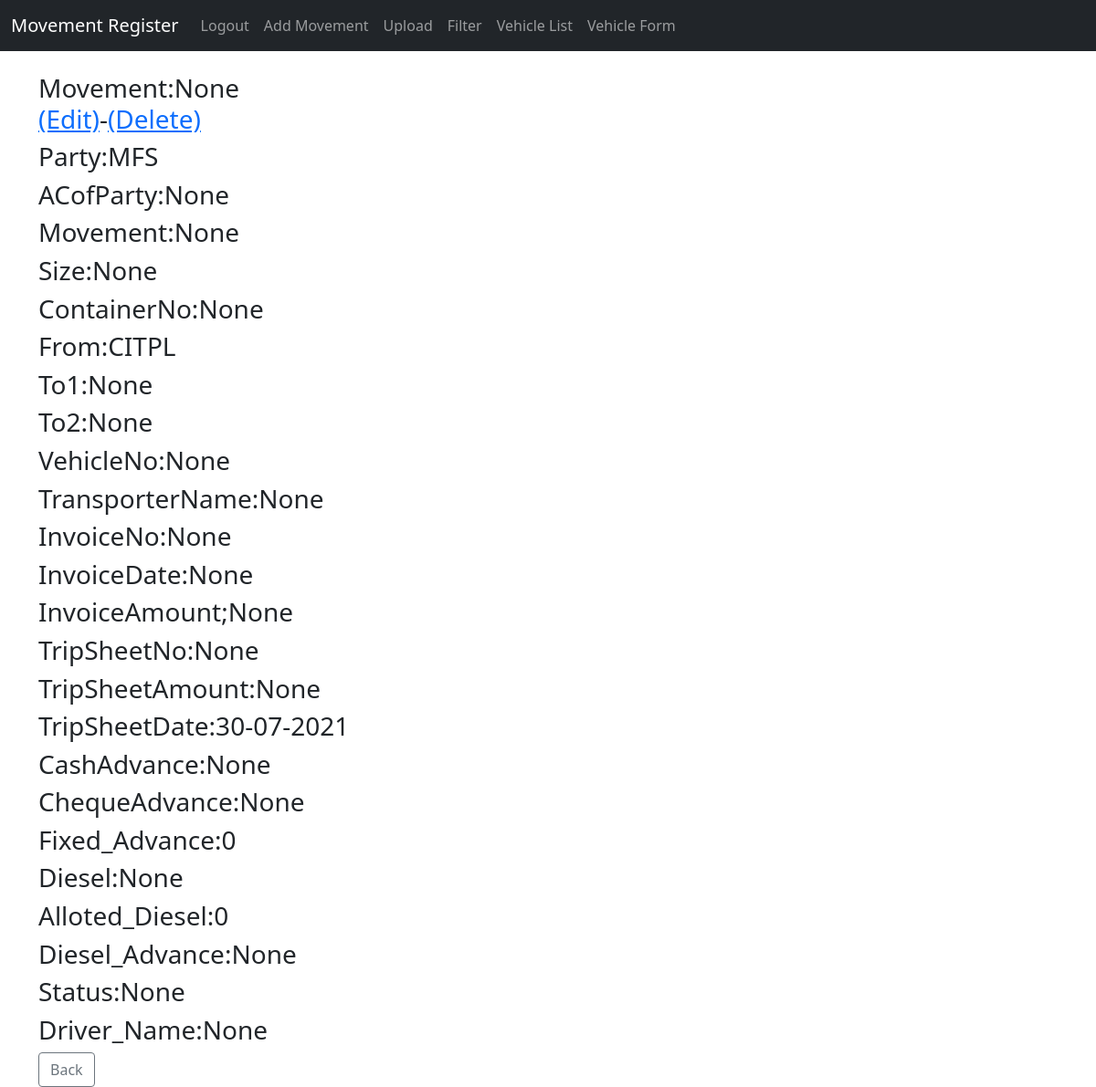
The app's page /movement/2 (signed in), older data.
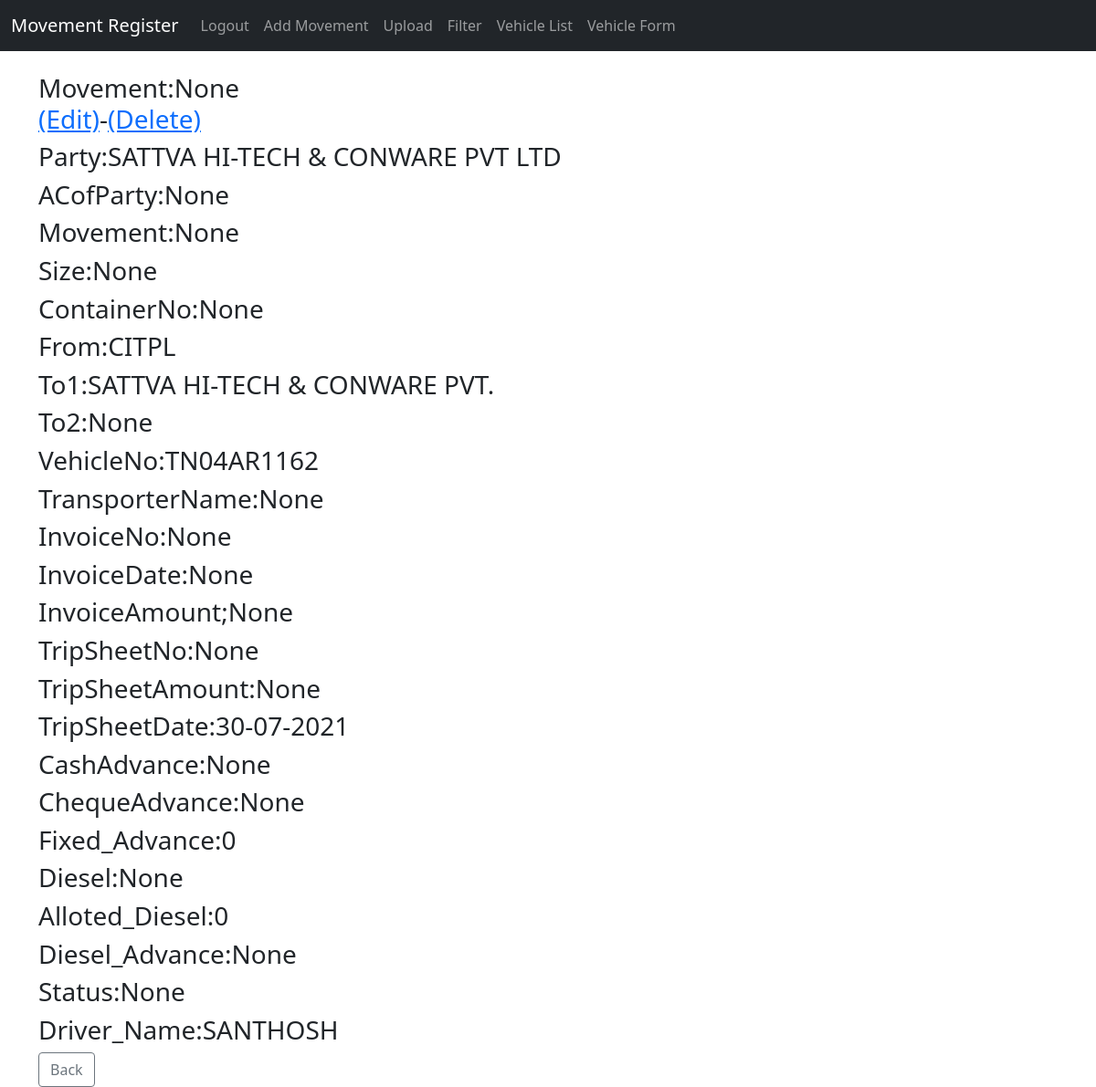
The same page, newer data.
### mov_reg/models.py (models this page shows, shortened)
class Movement(models.Model):
    Party =	models.CharField(max_length=100,null=True,blank=True)
    ACofParty = models.CharField(max_length=100,null=True,blank=True)
    Movement = models.CharField(max_length=100,null=True,blank=True)
    Size = models.IntegerField(null=True,blank=True)
    PartyRef = models.CharField(max_length=100,null=True,blank=True)
    ContainerNo =	models.CharField(max_length=100,null=True,blank=True)
    From =	models.CharField(max_length=100,null=True,blank=True)
    To1 =	models.CharField(max_length=100,null=True,blank=True)
    To2 =	models.CharField(max_length=100,null=True,blank=True)
    VehicleNo = models.CharField(max_length=100,null=True,blank=True)
    TransporterName = models.CharField(max_length=100,null=True,blank=True)
    InvoiceNo	= models.IntegerField(null=True,blank=True)
    InvoiceDate =	models.CharField(max_length=100,null=True,blank=True)
    InvoiceAmount =	models.IntegerField(null=True,blank=True)
    TripSheetNo = models.IntegerField(null=True,blank=True)
    TripSheetAmount =	models.IntegerField(null=True,blank=True)
    TripSheetDate	= models.CharField(max_length=100,null=True,blank=True)
    CashAdvance =	models.IntegerField(null=True,blank=True)
    ChequeAdvance =	models.IntegerField(null=True,blank=True)
    Fixed_Advance =	models.IntegerField(null=True,blank=True)
    Diesel =	models.IntegerField(null=True,blank=True)
    Alloted_Diesel =	models.IntegerField(null=True,blank=True)
    Diesel_Advance	= models.IntegerField(null=True,blank=True)
    Status	= models.CharField(max_length=100,null=True,blank=True)
    Driver_Name = models.CharField(max_length=100,null=True,blank=True)

### mov_reg/views.py (the view)
# urls.py: path('movement/<int:pk>',MovDetailView.as_view(),name="mov_details"),
class MovDetailView(DetailView):
    model=Movement
    template_name='mov_details.html'

### mov_reg/templatetags/group_find.py (called while the page is built)
@register.filter(name='is_group')
def is_group(user, group_name):
    group =  Group.objects.get(name=group_name)
    return group in user.groups.all()

### mov_reg/templates/mov_details.html (shortened to what this page needs)
{% extends 'base.html' %}
{% block content %}
{% if user.is_authenticated %}
        <h3>Movement:{{object.PartyRef }}<br/><a href="{% url 'update_mov' object.pk %}">(Edit)</a>-<a href="{% url 'delete_mov' object.pk %}">(Delete)</a></li></h3>
        <h3>Party:{{ object.Party }}</h3>
        <h3>ACofParty:{{ object.ACofParty }}</h3>
		<h3>Movement:{{ object.Movement }}</h3>
		<h3>Size:{{ object.Size }}</h3>
		<h3>ContainerNo:{{ object.ContainerNo }}</h3>
		<h3>From:{{ object.From }}</h3>
		<h3>To1:{{ object.To1 }}</h3>
		<h3>To2:{{ object.To2 }}</h3>
		<h3>VehicleNo:{{ object.VehicleNo }}</h3>
		<h3>TransporterName:{{ object.TransporterName }}</h3>
		<h3>InvoiceNo:{{ object.InvoiceNo }}</h3>
		<h3>InvoiceDate:{{ object.InvoiceDate }}</h3>
		<h3>InvoiceAmount;{{ object.InvoiceAmount }}</h3>
		<h3>TripSheetNo:{{ object.TripSheetNo }}</h3>
		<h3>TripSheetAmount:{{ object.TripSheetAmount }}</h3>
		<h3>TripSheetDate:{{ object.TripSheetDate }}</h3>
		<h3>CashAdvance:{{ object.CashAdvance }}</h3>
		<h3>ChequeAdvance:{{ object.ChequeAdvance }}</h3>
		<h3>Fixed_Advance:{{ object.Fixed_Advance }}</h3>
		<h3>Diesel:{{ object.Diesel }}</h3>
		<h3>Alloted_Diesel:{{ object.Alloted_Diesel }}</h3>
	    <h3>Diesel_Advance:{{ object.Diesel_Advance }}</h3>
	    <h3>Status:{{ object.Status }}</h3>
		<h3>Driver_Name:{{ object.Driver_Name }}</h3>
	    <a href="{%url 'home' %}" class="btn btn-outline-secondary">Back</a>
{% else %}
	Please login and try again.....
{% endif %}
{% endblock %}

### mov_reg/templates/base.html (shortened to what this page needs)
<!doctype html>
<html lang="en">
  <head>
    <link href="https://cdn.jsdelivr.net/npm/bootstrap@5.0.1/dist/css/bootstrap.min.css" rel="stylesheet">
  </head>
  <body>
  <nav class="navbar navbar-expand-lg navbar-dark bg-dark">
  <div class="container-fluid">
	 {% load group_find %}
  	  {% if user.is_authenticated %}
			<a class="navbar-brand" href="{%url 'home' %}">Movement Register</a>
	 {% endif %}
    <div class="collapse navbar-collapse" id="navbarSupportedContent">
      <ul class="navbar-nav me-auto mb-2 mb-lg-0">
	{% if user.is_authenticated %}
			<li class="nav-item">
				<a class="nav-link" href="{% url 'logout' %}">Logout</a>
			</li>
		{% if user|is_group:"Crew" %}
				<li class="nav-item">
				<a class="nav-link" href="{% url 'add_mov_empty' %}" name="Add Movement">Add Movement</a>
				</li>
		{% elif user|is_group:"Officer" %}
				<li class="nav-item">
				<a class="nav-link" href="{% url 'add_mov_empty' %}" name="Add Movement">Add Movement</a>
				</li>
				<li class="nav-item">
				<a class="nav-link" href="{% url 'upload' %}" name="Upload">Upload</a>
				</li>
				<li class="nav-item">
				<a class="nav-link" href="{% url 'filter' %}" name="Filter">Filter</a>
				</li>
				<li class="nav-item">
				<a class="nav-link" href="{% url 'veh_list' %}" name="Veh_List">Vehicle List</a>
				</li>
				<li class="nav-item">
				<a class="nav-link" href="{% url 'vehicle' %}" name="Vehicle">Vehicle Form</a>
				</li>
		{% endif %}
		{% endif %}
      </ul>
    </div>
  </div>
</nav>
  <br/>
  <div class="container">
   {%block content%}
   {% endblock %}
	</div>
  </body>
</html>

Row changes from the older to the newer data that the page shows:
changed Movement "None": Party "MFS" → "SATTVA HI-TECH & CONWARE PVT LTD"; To1 "None" → "SATTVA HI-TECH & CONWARE PVT."; VehicleNo "None" → "TN04AR1162"; Driver_Name "None" → "SANTHOSH"
